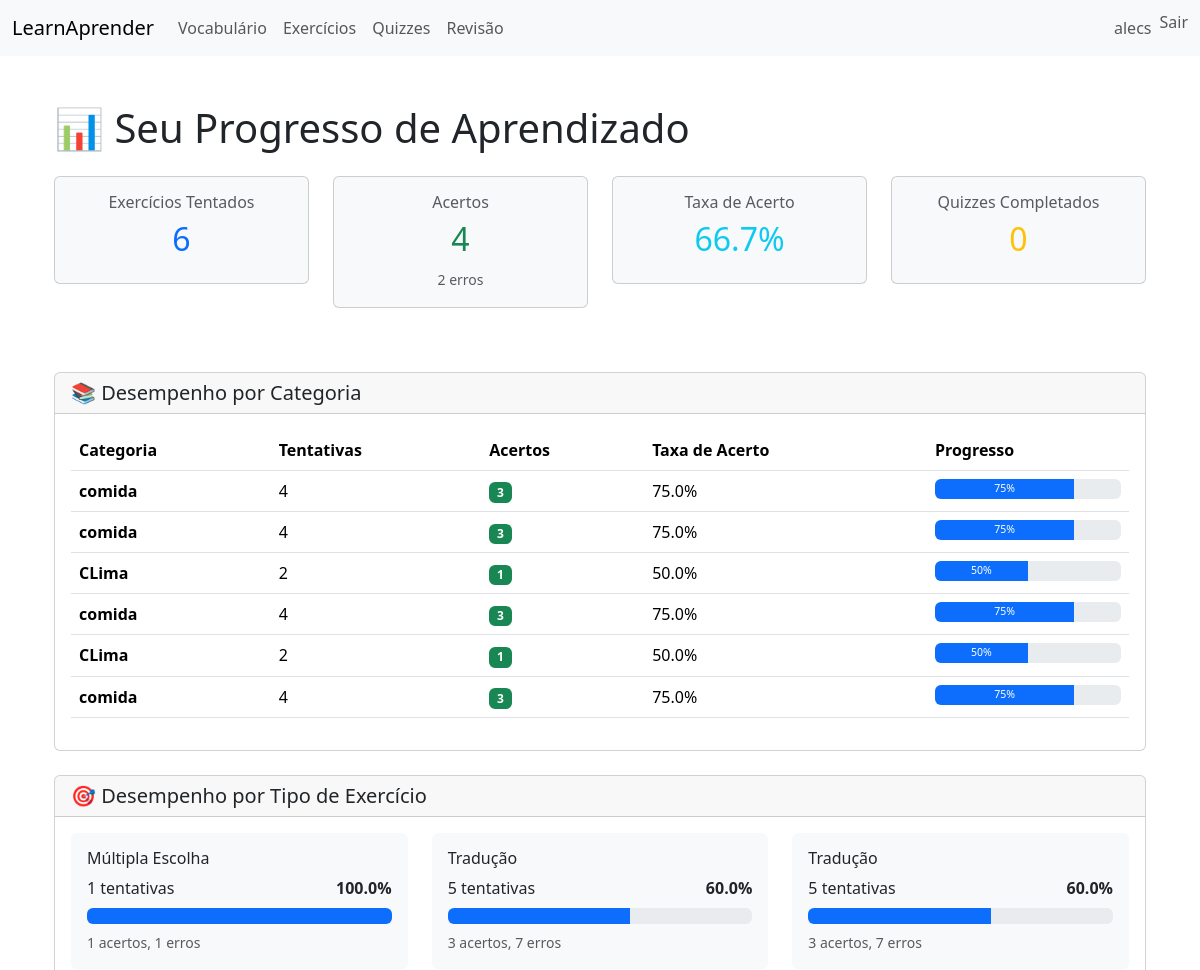
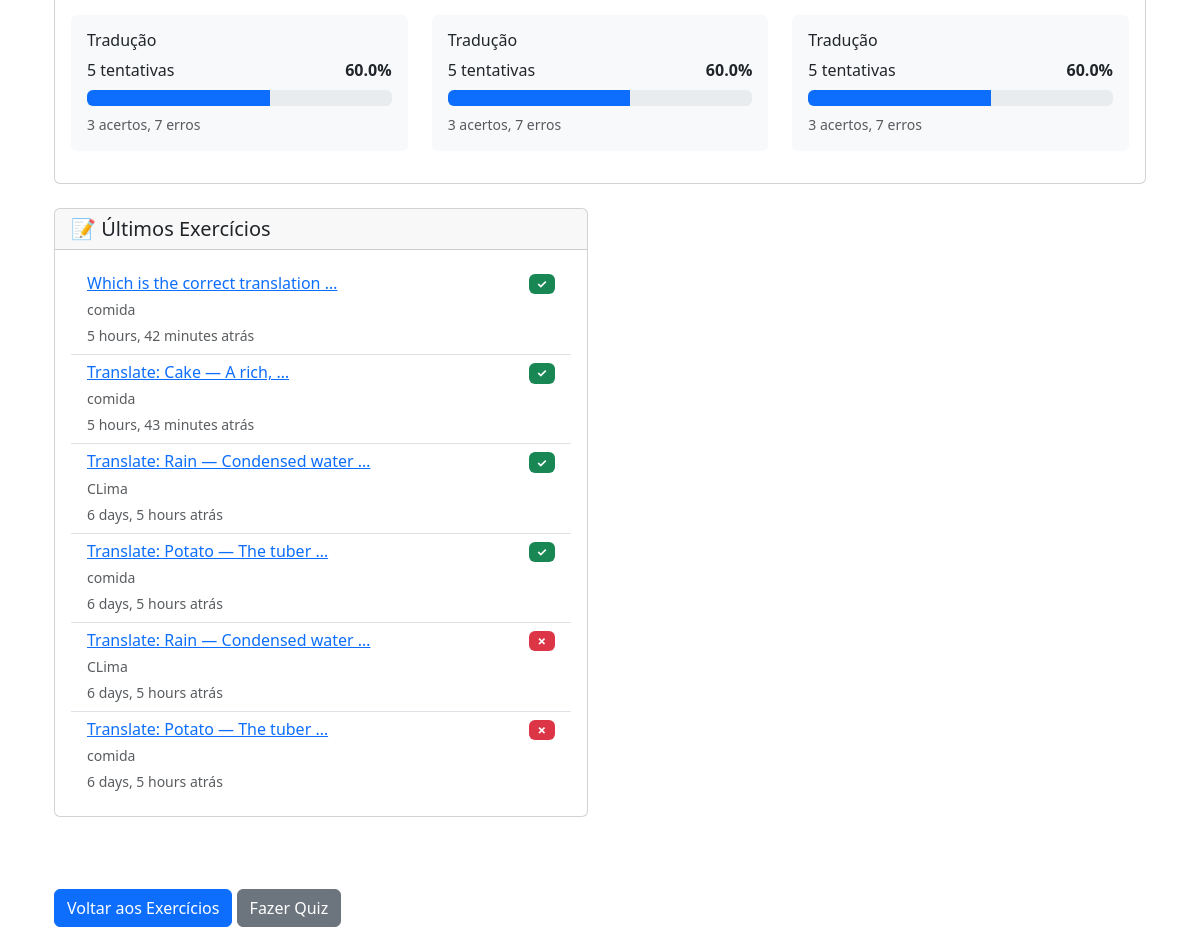
The app's page /reviews/progress/ (signed in) with its own data (2 pictures, top to bottom).
### exercises/models.py (models this page shows, shortened)
class Exercise(models.Model):
    TYPE_CHOICES = [
        ('mcq', 'Múltipla escolha'),
        ('gap', 'Preencher lacuna'),
        ('translate', 'Tradução'),
    ]
    question = models.TextField()
    exercise_type = models.CharField(max_length=20, choices=TYPE_CHOICES)
    choices = models.JSONField(blank=True, null=True, help_text='Lista de escolhas para MCQ')
    answer = models.TextField()
    level = models.CharField(max_length=20, blank=True)
    category = models.CharField(max_length=100, blank=True)
    created_by = models.ForeignKey(User, on_delete=models.SET_NULL, null=True, blank=True)
    is_shared = models.BooleanField(default=False, help_text='Se marcado, exercício é disponível para todos os usuários')
    created_at = models.DateTimeField(auto_now_add=True)

class PerformanceRecord(models.Model):
    user = models.ForeignKey(User, on_delete=models.CASCADE)
    exercise = models.ForeignKey(Exercise, on_delete=models.CASCADE)
    correct = models.BooleanField()
    timestamp = models.DateTimeField(auto_now_add=True)
    class Meta:
        ordering = ['-timestamp']

### reviews/views.py (the view)
# urls.py: path('progress/', views.progress, name='progress'),
@login_required
def progress(request):
    user = request.user
    all_attempts = PerformanceRecord.objects.filter(user=user)
    total_attempts = all_attempts.count()
    correct_attempts = all_attempts.filter(correct=True).count()
    accuracy = (correct_attempts / total_attempts * 100) if total_attempts > 0 else 0
    quiz_results = QuizResult.objects.filter(user=user)
    total_quizzes = quiz_results.count()
    avg_quiz_score = quiz_results.aggregate(avg_score=Avg('score'))['avg_score'] or 0
    category_stats = []
    categories = all_attempts.values_list('exercise__category', flat=True).distinct()
    for category in categories:
        cat_attempts = all_attempts.filter(exercise__category=category)
        cat_correct = cat_attempts.filter(correct=True).count()
        cat_total = cat_attempts.count()
        cat_accuracy = (cat_correct / cat_total * 100) if cat_total > 0 else 0
        category_stats.append({
            'category': category or 'Sin categoría',
            'attempts': cat_total,
            'correct': cat_correct,
            'accuracy': cat_accuracy
        })
    type_stats = []
    types = all_attempts.values_list('exercise__exercise_type', flat=True).distinct()
    for ex_type in types:
        type_attempts = all_attempts.filter(exercise__exercise_type=ex_type)
        type_correct = type_attempts.filter(correct=True).count()
        type_total = type_attempts.count()
        type_accuracy = (type_correct / type_total * 100) if type_total > 0 else 0
        type_label = dict([
            ('mcq', 'Múltipla Escolha'),
            ('gap', 'Preencher Lacuna'),
            ('translate', 'Tradução')
        ]).get(ex_type, ex_type)
        type_stats.append({
            'type': type_label,
            'attempts': type_total,
            'correct': type_correct,
            'accuracy': type_accuracy
        })
    recent_attempts = all_attempts.select_related('exercise').order_by('-timestamp')[:10]
    recent_quizzes = quiz_results.select_related('quiz').order_by('-taken_at')[:10]
    context = {
        'total_attempts': total_attempts,
        'correct_attempts': correct_attempts,
        'incorrect_attempts': total_attempts - correct_attempts,
        'accuracy': accuracy,
        'total_quizzes': total_quizzes,
        'avg_quiz_score': avg_quiz_score,
        'category_stats': category_stats,
        'type_stats': type_stats,
        'recent_attempts': recent_attempts,
        'recent_quizzes': recent_quizzes,
    }
    return render(request, 'reviews/progress.html', context)

### reviews/templates/reviews/progress.html (shortened to what this page needs)
{% extends "base.html" %}
{% load static %}
{% block content %}
<div class="container mt-5">
    <h1>📊 Seu Progresso de Aprendizado</h1>
    <div class="row mt-4 mb-5">
        <div class="col-md-3 mb-3">
            <div class="card text-center bg-light">
                <div class="card-body">
                    <h6 class="card-title text-muted">Exercícios Tentados</h6>
                    <h2 class="text-primary">{{ total_attempts }}</h2>
                </div>
            </div>
        </div>
        <div class="col-md-3 mb-3">
            <div class="card text-center bg-light">
                <div class="card-body">
                    <h6 class="card-title text-muted">Acertos</h6>
                    <h2 class="text-success">{{ correct_attempts }}</h2>
                    <small class="text-muted">{{ incorrect_attempts }} erros</small>
                </div>
            </div>
        </div>
        <div class="col-md-3 mb-3">
            <div class="card text-center bg-light">
                <div class="card-body">
                    <h6 class="card-title text-muted">Taxa de Acerto</h6>
                    <h2 class="text-info">{{ accuracy|floatformat:1 }}%</h2>
                </div>
            </div>
        </div>
        <div class="col-md-3 mb-3">
            <div class="card text-center bg-light">
                <div class="card-body">
                    <h6 class="card-title text-muted">Quizzes Completados</h6>
                    <h2 class="text-warning">{{ total_quizzes }}</h2>
                </div>
            </div>
        </div>
    </div>
    {% if category_stats %}
    <div class="card mb-4">
        <div class="card-header">
            <h5 class="mb-0">📚 Desempenho por Categoria</h5>
        </div>
        <div class="card-body">
            <div class="table-responsive">
                <table class="table table-hover">
                    <thead>
                        <tr>
                            <th>Categoria</th>
                            <th>Tentativas</th>
                            <th>Acertos</th>
                            <th>Taxa de Acerto</th>
                            <th>Progresso</th>
                        </tr>
                    </thead>
                    <tbody>
                        {% for stat in category_stats %}
                        <tr>
                            <td><strong>{{ stat.category }}</strong></td>
                            <td>{{ stat.attempts }}</td>
                            <td><span class="badge bg-success">{{ stat.correct }}</span></td>
                            <td>{{ stat.accuracy|floatformat:1 }}%</td>
                            <td>
                                <div class="progress" style="height: 20px;">
                                    <div class="progress-bar" role="progressbar"
                                         style="width: {{ stat.accuracy }}%;"
                                         aria-valuenow="{{ stat.accuracy }}"
                                         aria-valuemin="0"
                                         aria-valuemax="100">
                                        <small>{{ stat.accuracy|floatformat:0 }}%</small>
                                    </div>
                                </div>
                            </td>
                        </tr>
                        {% endfor %}
                    </tbody>
                </table>
            </div>
        </div>
    </div>
    {% endif %}
    {% if type_stats %}
    <div class="card mb-4">
        <div class="card-header">
            <h5 class="mb-0">🎯 Desempenho por Tipo de Exercício</h5>
        </div>
        <div class="card-body">
            <div class="row">
                {% for stat in type_stats %}
                <div class="col-md-4 mb-3">
                    <div class="card border-0 bg-light">
                        <div class="card-body">
                            <h6 class="card-title">{{ stat.type }}</h6>
                            <div class="d-flex justify-content-between mb-2">
                                <span>{{ stat.attempts }} tentativas</span>
                                <strong>{{ stat.accuracy|floatformat:1 }}%</strong>
                            </div>
                            <div class="progress">
                                <div class="progress-bar" role="progressbar"
                                     style="width: {{ stat.accuracy }}%;"
                                     aria-valuenow="{{ stat.accuracy }}"
                                     aria-valuemin="0"
                                     aria-valuemax="100"></div>
                            </div>
                            <small class="text-muted d-block mt-2">
                                {{ stat.correct }} acertos, {{ stat.attempts|add:stat.correct|add:"-1" }} erros
                            </small>
                        </div>
                    </div>
                </div>
                {% endfor %}
            </div>
        </div>
    </div>
    {% endif %}
    <div class="row">
        {% if recent_attempts %}
        <div class="col-md-6 mb-4">
            <div class="card">
                <div class="card-header">
                    <h5 class="mb-0">📝 Últimos Exercícios</h5>
                </div>
                <div class="card-body">
                    <div class="list-group list-group-flush">
                        {% for attempt in recent_attempts %}
                        <div class="list-group-item">
                            <div class="d-flex justify-content-between align-items-start">
                                <div>
                                    <h6 class="mb-1">
                                        <a href="{% url 'exercises:detail' attempt.exercise.id %}">
                                            {{ attempt.exercise.question|truncatewords:5 }}
                                        </a>
                                    </h6>
                                    <small class="text-muted">
                                        {% if attempt.exercise.category %}
                                            {{ attempt.exercise.category }}
                                        {% endif %}
                                    </small>
                                </div>
                                <span class="badge {% if attempt.correct %}bg-success{% else %}bg-danger{% endif %}">
                                    {% if attempt.correct %}✓{% else %}✗{% endif %}
                                </span>
                            </div>
                            <small class="text-muted d-block mt-1">
                                {{ attempt.timestamp|timesince }} atrás
                            </small>
                        </div>
                        {% endfor %}
                    </div>
                </div>
            </div>
        </div>
        {% endif %}
    </div>
    <div class="mt-5 mb-3">
        <a href="{% url 'exercises:list' %}" class="btn btn-primary">
             Voltar aos Exercícios
        </a>
        <a href="{% url 'quizzes:index' %}" class="btn btn-secondary">
             Fazer Quiz
        </a>
    </div>
</div>
{% endblock %}

### templates/base.html (shortened to what this page needs)
<!doctype html>
<html lang="en">
  <head>
    <link href="https://cdn.jsdelivr.net/npm/bootstrap@5.3.2/dist/css/bootstrap.min.css" rel="stylesheet">
  </head>
  <body>
    <nav class="navbar navbar-expand-lg navbar-light bg-light">
      <div class="container-fluid">
        <a class="navbar-brand" href="/">LearnAprender</a>
        <div class="collapse navbar-collapse">
          <ul class="navbar-nav me-auto mb-2 mb-lg-0">
            <li class="nav-item"><a class="nav-link" href="/vocab/">Vocabulário</a></li>
            <li class="nav-item"><a class="nav-link" href="/exercises/">Exercícios</a></li>
            <li class="nav-item"><a class="nav-link" href="/quizzes/">Quizzes</a></li>
            <li class="nav-item"><a class="nav-link" href="/reviews/">Revisão</a></li>
          </ul>
          <ul class="navbar-nav">
            {% if user.is_authenticated %}
              <li class="nav-item"><a class="nav-link" href="{% url 'profile' %}">{{ user.username }}</a></li>
              <li class="nav-item">
                <form method="post" action="{% url 'logout' %}">{% csrf_token %}
                  <button type="submit" class="btn btn-link nav-link" style="display:inline;padding:0;border:none;background:none">Sair</button>
                </form>
              </li>
            {% else %}
              <li class="nav-item"><a class="nav-link" href="{% url 'login' %}">Entrar</a></li>
              <li class="nav-item"><a class="nav-link" href="{% url 'register' %}">Registrar</a></li>
            {% endif %}
          </ul>
        </div>
      </div>
    </nav>
    <div class="container mt-4">
      {% block content %}{% endblock %}
    </div>
  </body>
</html>

### records on screen
Exercise: category "CLima", attempts "2", correct "1", accuracy "50.0", accuracy "50"
PerformanceRecord: exercise.question "Which is the correct translation …", exercise.category "comida", timestamp "5 hours, 42 minutes"
PerformanceRecord: exercise.question "Translate: Cake — A rich, …", exercise.category "comida", timestamp "5 hours, 43 minutes"
PerformanceRecord: exercise.question "Translate: Rain — Condensed water …", exercise.category "CLima", timestamp "6 days, 5 hours"
PerformanceRecord: exercise.question "Translate: Potato — The tuber …", exercise.category "comida", timestamp "6 days, 5 hours"
PerformanceRecord: exercise.question "Translate: Rain — Condensed water …", exercise.category "CLima", timestamp "6 days, 5 hours"
PerformanceRecord: exercise.question "Translate: Potato — The tuber …", exercise.category "comida", timestamp "6 days, 5 hours"

### other values on screen
{{ user.username }} "alecs"
{{ total_attempts }} "6"
{{ correct_attempts }} "4"
{{ incorrect_attempts }} "2"
{{ accuracy|floatformat:1 }} "66.7"
{{ total_quizzes }} "0"
{{ stat.category }} "comida" "comida" "comida" "comida"
{{ stat.attempts }} "4" "4" "4" "4"
{{ stat.correct }} "3" "3" "3" "3"
{{ stat.accuracy|floatformat:1 }} "75.0" "75.0" "75.0" "75.0"
{{ stat.accuracy|floatformat:0 }} "75" "75" "75" "75"
{{ stat.type }} "Múltipla Escolha" "Tradução" "Tradução" "Tradução" "Tradução" "Tradução"
{{ stat.attempts }} "1" "5" "5" "5" "5" "5"
{{ stat.accuracy|floatformat:1 }} "100.0" "60.0" "60.0" "60.0" "60.0" "60.0"
{{ stat.correct }} "1" "3" "3" "3" "3" "3"
